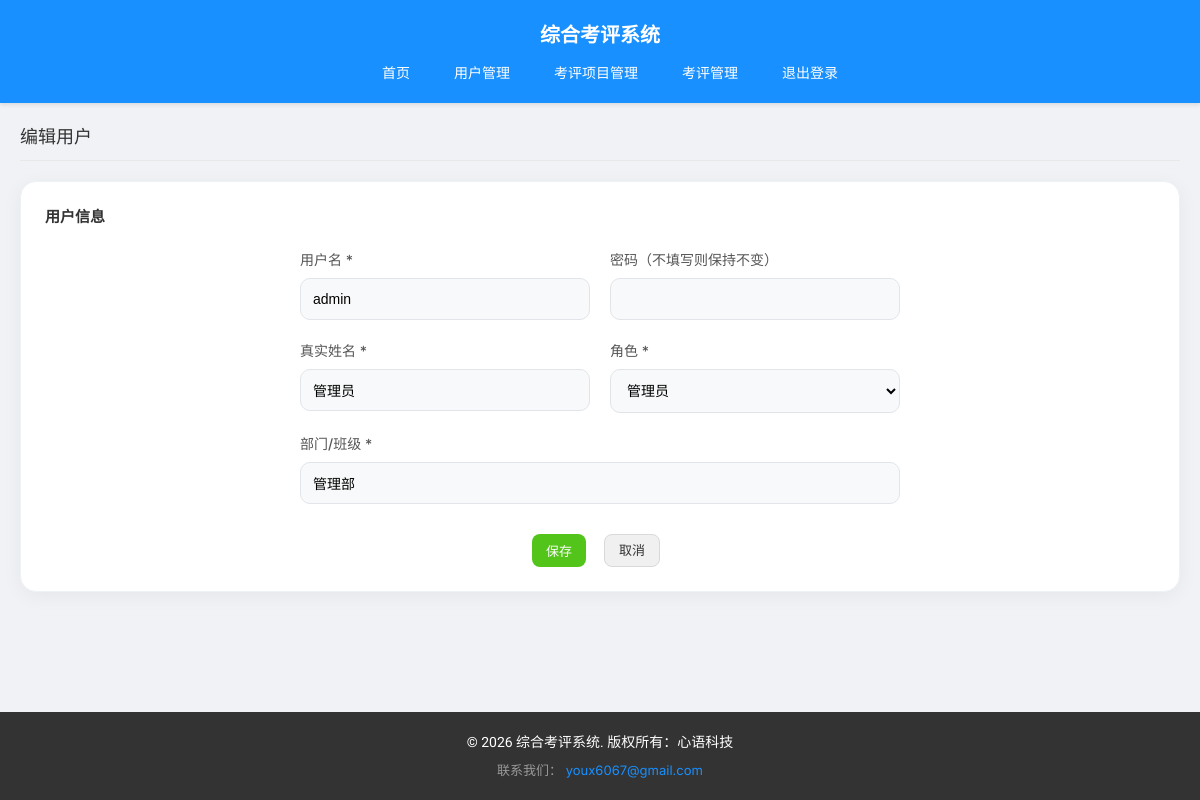
/admin/edit_user.php?id=1 (signed in), run on the app's committed database.
### tables this page shows
CREATE TABLE IF NOT EXISTS users (
    id INT AUTO_INCREMENT PRIMARY KEY,
    username VARCHAR(50) NOT NULL UNIQUE,
    password VARCHAR(255) NOT NULL,
    realname VARCHAR(50) NOT NULL,
    role ENUM('admin', 'teacher', 'student') NOT NULL,
    department VARCHAR(100) NOT NULL,
    created_at DATETIME DEFAULT CURRENT_TIMESTAMP
);

### admin/edit_user.php (the view, shortened to what this page needs)
<?php
$user_id = (int)$_GET['id'];
global $pdo;
$stmt = $pdo->prepare("SELECT * FROM users WHERE id = ?");
$stmt->execute([$user_id]);
$user = $stmt->fetch();
?>
<?php include '../includes/header.php'; ?>
    <div class="page-title">
        编辑用户
    </div>
    <div class="card">
        <div class="card-header">
            <h3 class="card-title">用户信息</h3>
        </div>
        <div class="card-body">
            <form action="edit_user.php?id=<?php echo $user_id; ?>" method="POST" onsubmit="return validateForm(this);">
                <div class="form-container">
                    <div class="form-row">
                        <div class="form-col">
                            <label for="username">用户名 *</label>
                            <input type="text" id="username" name="username" value="<?php echo $user['username']; ?>" required>
                        </div>
                        <div class="form-col">
                            <label for="password">密码（不填写则保持不变）</label>
                            <input type="password" id="password" name="password">
                        </div>
                    </div>
                    <div class="form-row">
                        <div class="form-col">
                            <label for="realname">真实姓名 *</label>
                            <input type="text" id="realname" name="realname" value="<?php echo $user['realname']; ?>" required>
                        </div>
                        <div class="form-col">
                            <label for="role">角色 *</label>
                            <select id="role" name="role" required>
                                <option value="admin" <?php echo $user['role'] === 'admin' ? 'selected' : ''; ?>>管理员</option>
                            </select>
                        </div>
                    </div>
                    <div class="form-row">
                        <div class="form-col">
                            <label for="department">部门/班级 *</label>
                            <input type="text" id="department" name="department" value="<?php echo $user['department']; ?>" required>
                        </div>
                    </div>
                    <div class="form-actions">
                        <button type="submit" class="btn btn-success">保存</button>
                        <a href="user_management.php" class="btn btn-default">取消</a>
                    </div>
                </div>
            </form>
        </div>
    </div>
<?php include '../includes/footer.php'; ?>

### css/style.css (style rules this page uses)
* { margin: 0; padding: 0; box-sizing: border-box; }
body { font-family: 'Inter', system-ui, -apple-system, sans-serif; background-color: #f0f2f5; color: #1c1e21; line-height: 1.5; font-size: 14px; display: flex; flex-direction: column; min-height: 100vh; }
table, .form-group input, .form-col input { font-family: 'Noto Sans SC', sans-serif; }
.stat-number, .notification-date, footer p, .btn { font-family: 'Roboto', 'Noto Sans SC', sans-serif; }
.page-title { font-size: 18px; color: #333; margin-bottom: 20px; padding-bottom: 10px; border-bottom: 1px solid #e8e8e8; }
.card { background-color: white; border-radius: 16px; box-shadow: 0 4px 20px rgba(0, 0, 0, 0.05); padding: 24px; margin-bottom: 24px; border: 1px solid #edf2f7; transition: transform 0.3s ease; }
.card-header { display: flex; justify-content: space-between; align-items: center; margin-bottom: 20px; }
.card-title { font-family: 'Montserrat', sans-serif; font-size: 15px; color: #333; font-weight: 600; }
.btn { display: inline-flex; align-items: center; padding: 6px 14px; border: none; border-radius: 8px; font-size: 13px; font-weight: 500; cursor: pointer; text-decoration: none; transition: all 0.3s cubic-bezier(0.4, 0, 0.2, 1); margin-right: 8px; white-space: nowrap; }
.btn-success { background-color: #52c41a; color: white; }
.btn-default { background-color: #f0f0f0; color: #333; border: 1px solid #d9d9d9; }
.form-container { max-width: 600px; margin: 0 auto; }
.form-row { display: flex; margin-bottom: 20px; gap: 20px; }
.form-col { flex: 1; }
.form-col label { display: block; margin-bottom: 8px; color: #555; font-weight: 500; }
.form-col input, .form-col select, .form-col textarea { width: 100%; padding: 12px; border: 1px solid #e1e4e8; border-radius: 10px; font-size: 14px; transition: all 0.3s; background-color: #f8f9fa; }
.form-actions { display: flex; justify-content: center; gap: 10px; margin-top: 30px; }

### data on the page
users: username "admin", realname "管理员", role "管理员", department "管理部"
